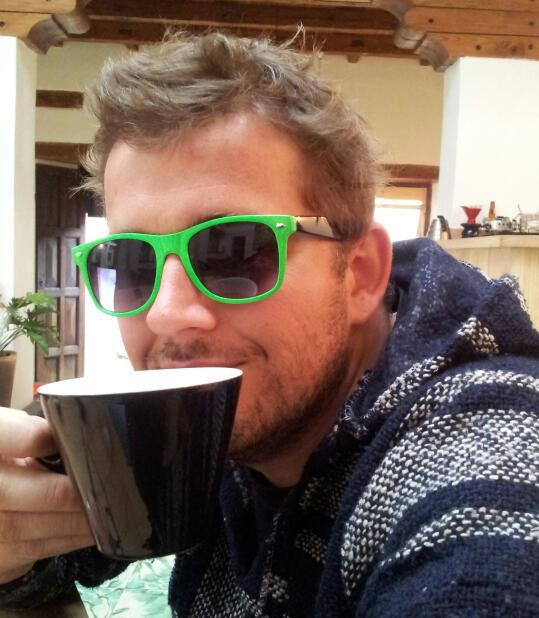
#> input picture data/me.jpg, 539 x 618 px
$ python example.py   (older library calls are emulated)
#> lines starting #> are read from the running program, lines starting #| are printed output that depends on the picture
### imgtosnd.py
from PIL import Image
import numpy as np
import scipy.signal as sig
from scipy import misc


def read_image_as_spec(pth, fft_size=512, sample_rate=8000, hop_size=256, num_seconds=5):
    """
    Read an image and convert into a 2d numpy array. The array can be correctly sized such that it can be used to
    audify the image by applying an inverse short-time Fourier transform.

    Parameters
    ----------
    pth : str
        path to image
    fft_size : int
        size of fourier window
    sample_rate : int
        samplerate (hz)
    hop_size : int
        number of samples used in short-time fft between two consecutive windows
    num_seconds : float
        length of the returned spectrogram (s)

    Returns
    -------
    narray
        image spectrogram as 2D numpy array

    """
#> called with pth = 'data/me.jpg', fft_size = 512, sample_rate = 16000, hop_size = 256, num_seconds = 20
    # open image and convert to floating point grayscale
    im = Image.open(pth).convert(mode='F')
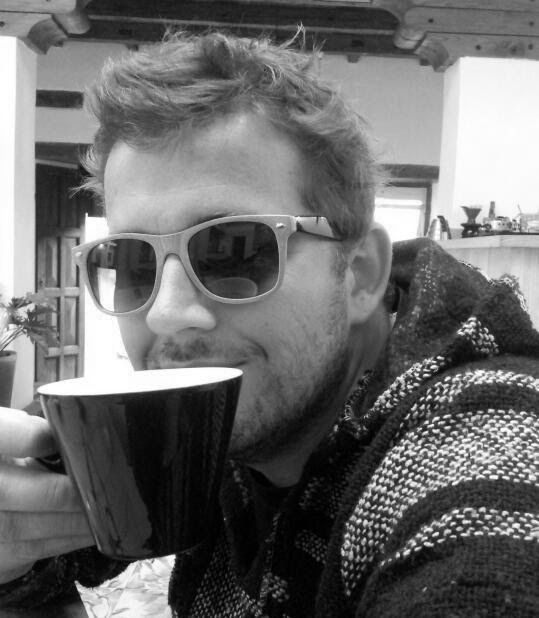
#> im: PIL image 539x618 F; min 0, max 255, mean 108.2

    # resize to the desired fourier parameters
    im = misc.imresize(im, (int(fft_size / 2 + 1), int(num_seconds * (sample_rate / hop_size))), mode='F')
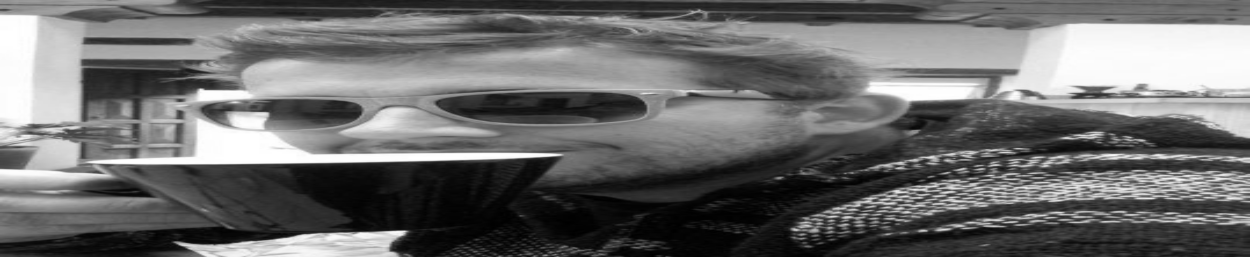
#> im: shape (257, 1250) float32; min 0.131, max 255, mean 108.2

    # set write flag to true so we can change the values (not sure why this was needed)
    im.setflags(write=True)

    # apply some normalization
    im -= np.min(im)
    im /= np.max(im)

    # we flip it because images are mirrored vertically compared to spectrograms
    im = np.flipud(im)
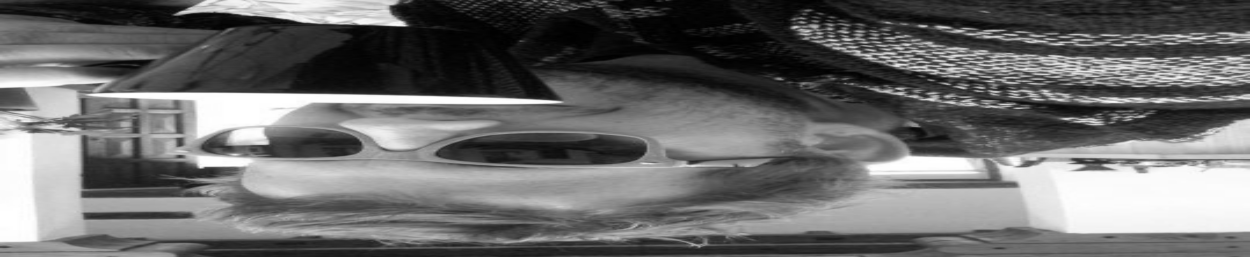
#> im: shape (257, 1250) float32; min 0, max 1, mean 0.424

    return im


def next_pow2(x):
    """
    get closest power of 2
    """
    return np.int(np.exp2(np.round(np.log2(x))))


# [22 lines left out: function sweep, not called in this run]


def st_rfft(x, frame_size, hop_size, fft_size=None):
    """
    short-time real fast fourier transform. Will apply the rfft to short-time overlapping segments of the input
    signal.

    Parameters
    ----------
    x : np.array
        input signal
    frame_size : int
        length of the window (samples)
    hop_size : int
        time between two consecutive windows (samples)
    fft_size : int
        size of the fft window (samples)

    Returns
    -------
    narray
        2d np.array where its shape corresponds to (frequency bins, time frames)

    """
    if not fft_size:
        fft_size = frame_size
    idx_starts = np.arange(0, len(x)-frame_size, hop_size, dtype='int')
    xf = np.zeros([int(fft_size/2+1), len(idx_starts)], dtype=np.complex)
    win = np.sqrt(sig.hann(frame_size, False))

    for cnt, idx_start in enumerate(idx_starts):
        idx_stop = idx_start + frame_size
        xtemp = np.fft.rfft(x[idx_start:idx_stop]*win, n=fft_size)
        xf[:, cnt] = xtemp

    return xf


def st_irfft(xf, frame_size, hop_size, win_sqrt=False):
    """
    inverse short-time real fast fourier transform.

    Parameters
    ----------
    xf : narray
        spectrogram
    frame_size : int
        frame size (samples)
    hop_size : int
        number of samples between two consecutive windows
    win_sqrt : bool
        apply square-rooted window. This is only relevant if your spectrogram is derived from st_rfft. Applying two
        square rooted windows twice will then result in a perfect overlapping window.

    Returns
    -------
    narray
        time-domain signal
    """
    lenx = xf.shape[1]*hop_size + frame_size
    x = np.zeros(lenx)
    win = sig.hann(frame_size, False)
    if win_sqrt:
        win = np.sqrt(win)
    idx_starts = np.arange(0, len(x) - frame_size, hop_size, dtype='int')

    for cnt, idx_start in enumerate(idx_starts):
        idx_stop = idx_start + frame_size
        xtemp = np.fft.irfft(xf[:, cnt])
        x[idx_start:idx_stop] += xtemp[:frame_size]*win

    return x


def add_random_phase(x):
    """
    add random complex phase [-pi, pi] to all values in x
    """
    return x*np.exp(1j * np.random.uniform(-np.pi, np.pi, x.shape))

### example.py
## imports
import imgtosnd as i2s
import numpy as np
import matplotlib.pyplot as plt
from scipy.io import wavfile

## short-time fourier parameters
sample_rate = 16000  # sample rate in Hz
frame_size = i2s.next_pow2(sample_rate*25/1000)  # frame size in samples
hop_size = int(frame_size/2)  # hop size (samples)

## read image and get complex spectrogram with random phase
im = i2s.read_image_as_spec("data/me.jpg", frame_size, sample_rate, hop_size, num_seconds=20)
im **= 2
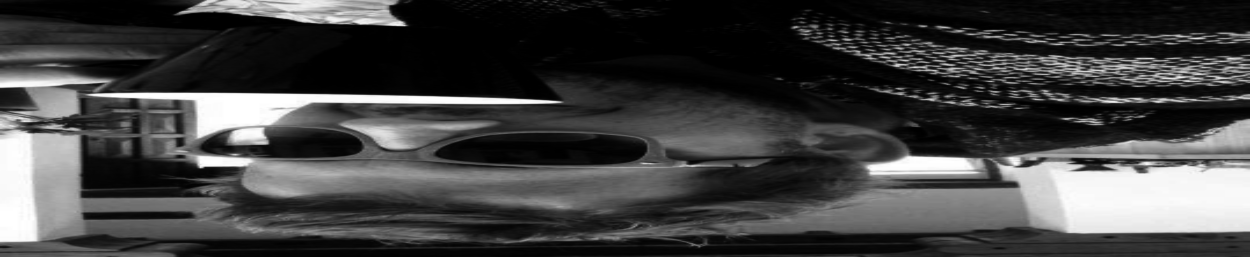
#> im: shape (257, 1250) float32; min 0, max 1, mean 0.26
im = i2s.add_random_phase(im)

## convert image to audio via inverse short-time fft
x = i2s.st_irfft(im, frame_size, hop_size, win_sqrt=False)

## apply some normalization to the audio signal and write to disk
x /= np.max(np.abs(x))
wavfile.write('data\\me.wav', sample_rate, x)

## get back spectrogram of synthesized waveform
xf = i2s.st_rfft(x, frame_size, hop_size)
#> in st_rfft, `idx_starts = np.arange(0, len(x)-frame_size, hop_size, dtype='int')`: idx_starts = 1250 values from 0 to 319744
#> the loop in st_rfft, `for cnt, idx_start in enumerate(idx_starts):` made 1250 passes
#> (idx_start, idx_stop) on passes 1 to 3: (0, 512), (256, 768), (512, 1024)
xf = np.abs(xf)
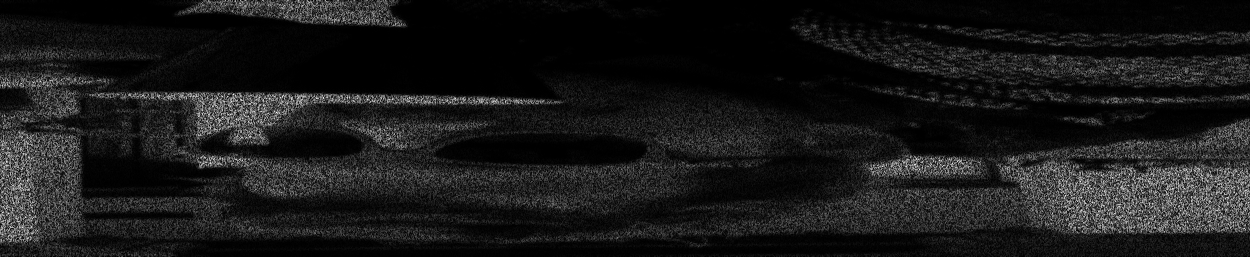
#> xf: shape (257, 1250) float64; min 5e-06, max 12.08, mean 1.22; drawn with min black and max white
xf /= np.max(xf)

## plot stuff
ax = plt.subplot(121)
t = np.arange(np.size(x))/sample_rate
plt.plot(t, x)
plt.grid()
plt.xlabel('Time (s)')

plt.subplot(122, sharex=ax)
t = np.arange(np.shape(im)[1])/(sample_rate/hop_size)
#> t = 1250 values from 0 to 19.98
f = np.fft.rfftfreq(frame_size)*sample_rate/1000
plt.pcolormesh(t, f, 20*np.log10(xf), cmap='plasma')
plt.colorbar(label='level(dB)')
plt.clim([-30, 0])
plt.colormaps()
plt.xlabel('Time (s)')
plt.ylabel('Frequency (kHz)')

plt.gcf().autofmt_xdate()
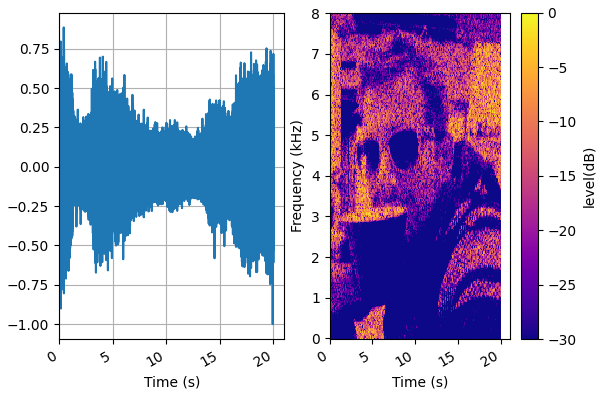
#> figure drawn by matplotlib, 3 panels; panel 1: curve peaks at x = 0.432, y = 0.886
